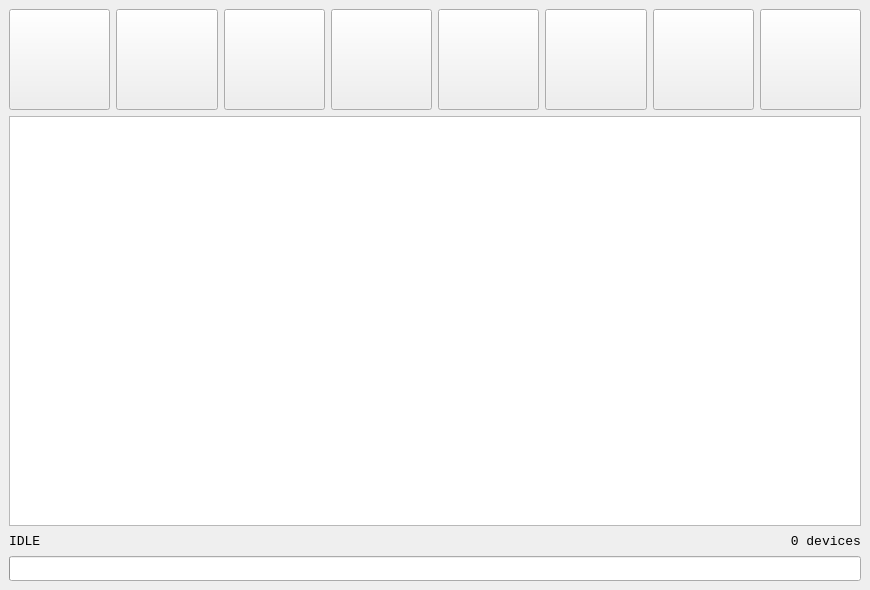
<?xml version="1.0" encoding="UTF-8"?>
<ui version="4.0">
 <class>MainWindow</class>
 <widget class="QMainWindow" name="MainWindow">
  <property name="geometry">
   <rect>
    <x>0</x>
    <y>0</y>
    <width>870</width>
    <height>590</height>
   </rect>
  </property>
  <property name="minimumSize">
   <size>
    <width>870</width>
    <height>590</height>
   </size>
  </property>
  <property name="windowTitle">
   <string>elmoCut</string>
  </property>
  <property name="toolTip">
   <string/>
  </property>
  <property name="animated">
   <bool>true</bool>
  </property>
  <property name="documentMode">
   <bool>false</bool>
  </property>
  <widget class="QWidget" name="centralwidget">
   <property name="minimumSize">
    <size>
     <width>100</width>
     <height>0</height>
    </size>
   </property>
   <layout class="QHBoxLayout" name="horizontalLayout">
    <item>
     <layout class="QGridLayout" name="gridLayout" columnstretch="0,0,0,0,0,0,0,0,0">
      <property name="sizeConstraint">
       <enum>QLayout::SetNoConstraint</enum>
      </property>
      <property name="spacing">
       <number>6</number>
      </property>
      <item row="3" column="3" colspan="2">
       <widget class="QLabel" name="lblcenter">
        <property name="font">
         <font>
          <family>Consolas</family>
          <pointsize>9</pointsize>
         </font>
        </property>
        <property name="text">
         <string/>
        </property>
        <property name="alignment">
         <set>Qt::AlignCenter</set>
        </property>
       </widget>
      </item>
      <item row="0" column="7" rowspan="2">
       <widget class="QPushButton" name="btnSettings">
        <property name="sizePolicy">
         <sizepolicy hsizetype="Minimum" vsizetype="Minimum">
          <horstretch>0</horstretch>
          <verstretch>0</verstretch>
         </sizepolicy>
        </property>
        <property name="minimumSize">
         <size>
          <width>0</width>
          <height>80</height>
         </size>
        </property>
        <property name="text">
         <string/>
        </property>
        <property name="iconSize">
         <size>
          <width>60</width>
          <height>60</height>
         </size>
        </property>
       </widget>
      </item>
      <item row="0" column="2" rowspan="2">
       <widget class="QPushButton" name="btnScanHard">
        <property name="sizePolicy">
         <sizepolicy hsizetype="Minimum" vsizetype="Minimum">
          <horstretch>0</horstretch>
          <verstretch>0</verstretch>
         </sizepolicy>
        </property>
        <property name="text">
         <string/>
        </property>
        <property name="iconSize">
         <size>
          <width>60</width>
          <height>60</height>
         </size>
        </property>
       </widget>
      </item>
      <item row="4" column="1" colspan="8">
       <widget class="QProgressBar" name="pgbar">
        <property name="minimumSize">
         <size>
          <width>0</width>
          <height>25</height>
         </size>
        </property>
        <property name="value">
         <number>0</number>
        </property>
        <property name="textVisible">
         <bool>false</bool>
        </property>
       </widget>
      </item>
      <item row="0" column="5" rowspan="2">
       <widget class="QPushButton" name="btnKillAll">
        <property name="sizePolicy">
         <sizepolicy hsizetype="Minimum" vsizetype="Minimum">
          <horstretch>0</horstretch>
          <verstretch>0</verstretch>
         </sizepolicy>
        </property>
        <property name="minimumSize">
         <size>
          <width>0</width>
          <height>92</height>
         </size>
        </property>
        <property name="font">
         <font>
          <pointsize>18</pointsize>
         </font>
        </property>
        <property name="text">
         <string/>
        </property>
        <property name="iconSize">
         <size>
          <width>60</width>
          <height>60</height>
         </size>
        </property>
       </widget>
      </item>
      <item row="3" column="5" colspan="2">
       <widget class="QLabel" name="lblDonate">
        <property name="font">
         <font>
          <pointsize>12</pointsize>
         </font>
        </property>
        <property name="cursor">
         <cursorShape>PointingHandCursor</cursorShape>
        </property>
        <property name="text">
         <string/>
        </property>
        <property name="alignment">
         <set>Qt::AlignRight|Qt::AlignTrailing|Qt::AlignVCenter</set>
        </property>
       </widget>
      </item>
      <item row="0" column="3" rowspan="2">
       <widget class="QPushButton" name="btnKill">
        <property name="sizePolicy">
         <sizepolicy hsizetype="Minimum" vsizetype="Minimum">
          <horstretch>0</horstretch>
          <verstretch>0</verstretch>
         </sizepolicy>
        </property>
        <property name="minimumSize">
         <size>
          <width>0</width>
          <height>80</height>
         </size>
        </property>
        <property name="sizeIncrement">
         <size>
          <width>0</width>
          <height>0</height>
         </size>
        </property>
        <property name="baseSize">
         <size>
          <width>0</width>
          <height>0</height>
         </size>
        </property>
        <property name="font">
         <font>
          <pointsize>18</pointsize>
          <stylestrategy>PreferDefault</stylestrategy>
          <kerning>true</kerning>
         </font>
        </property>
        <property name="text">
         <string/>
        </property>
        <property name="iconSize">
         <size>
          <width>60</width>
          <height>60</height>
         </size>
        </property>
       </widget>
      </item>
      <item row="0" column="1" rowspan="2">
       <widget class="QPushButton" name="btnScanEasy">
        <property name="sizePolicy">
         <sizepolicy hsizetype="Minimum" vsizetype="Minimum">
          <horstretch>0</horstretch>
          <verstretch>0</verstretch>
         </sizepolicy>
        </property>
        <property name="minimumSize">
         <size>
          <width>0</width>
          <height>80</height>
         </size>
        </property>
        <property name="font">
         <font>
          <pointsize>18</pointsize>
         </font>
        </property>
        <property name="text">
         <string/>
        </property>
        <property name="iconSize">
         <size>
          <width>60</width>
          <height>60</height>
         </size>
        </property>
        <property name="shortcut">
         <string>Space</string>
        </property>
       </widget>
      </item>
      <item row="3" column="1" colspan="2">
       <widget class="QLabel" name="lblleft">
        <property name="sizePolicy">
         <sizepolicy hsizetype="Minimum" vsizetype="Minimum">
          <horstretch>0</horstretch>
          <verstretch>0</verstretch>
         </sizepolicy>
        </property>
        <property name="font">
         <font>
          <family>Consolas</family>
          <pointsize>10</pointsize>
         </font>
        </property>
        <property name="text">
         <string>IDLE</string>
        </property>
       </widget>
      </item>
      <item row="0" column="4" rowspan="2">
       <widget class="QPushButton" name="btnUnkill">
        <property name="sizePolicy">
         <sizepolicy hsizetype="Preferred" vsizetype="Preferred">
          <horstretch>0</horstretch>
          <verstretch>0</verstretch>
         </sizepolicy>
        </property>
        <property name="minimumSize">
         <size>
          <width>0</width>
          <height>80</height>
         </size>
        </property>
        <property name="font">
         <font>
          <pointsize>18</pointsize>
         </font>
        </property>
        <property name="text">
         <string/>
        </property>
        <property name="iconSize">
         <size>
          <width>60</width>
          <height>60</height>
         </size>
        </property>
       </widget>
      </item>
      <item row="0" column="6" rowspan="2">
       <widget class="QPushButton" name="btnUnkillAll">
        <property name="sizePolicy">
         <sizepolicy hsizetype="Minimum" vsizetype="Minimum">
          <horstretch>0</horstretch>
          <verstretch>0</verstretch>
         </sizepolicy>
        </property>
        <property name="minimumSize">
         <size>
          <width>0</width>
          <height>80</height>
         </size>
        </property>
        <property name="font">
         <font>
          <pointsize>18</pointsize>
         </font>
        </property>
        <property name="text">
         <string/>
        </property>
        <property name="iconSize">
         <size>
          <width>60</width>
          <height>60</height>
         </size>
        </property>
       </widget>
      </item>
      <item row="3" column="7" colspan="2">
       <widget class="QLabel" name="lblright">
        <property name="sizePolicy">
         <sizepolicy hsizetype="Minimum" vsizetype="Minimum">
          <horstretch>0</horstretch>
          <verstretch>0</verstretch>
         </sizepolicy>
        </property>
        <property name="font">
         <font>
          <family>Consolas</family>
          <pointsize>10</pointsize>
         </font>
        </property>
        <property name="layoutDirection">
         <enum>Qt::LeftToRight</enum>
        </property>
        <property name="text">
         <string>0 devices</string>
        </property>
        <property name="alignment">
         <set>Qt::AlignRight|Qt::AlignTrailing|Qt::AlignVCenter</set>
        </property>
       </widget>
      </item>
      <item row="0" column="8" rowspan="2">
       <widget class="QPushButton" name="btnAbout">
        <property name="sizePolicy">
         <sizepolicy hsizetype="Minimum" vsizetype="Minimum">
          <horstretch>0</horstretch>
          <verstretch>0</verstretch>
         </sizepolicy>
        </property>
        <property name="minimumSize">
         <size>
          <width>0</width>
          <height>101</height>
         </size>
        </property>
        <property name="text">
         <string/>
        </property>
        <property name="iconSize">
         <size>
          <width>60</width>
          <height>60</height>
         </size>
        </property>
       </widget>
      </item>
      <item row="2" column="1" colspan="8">
       <widget class="QTableWidget" name="tableScan">
        <property name="enabled">
         <bool>true</bool>
        </property>
        <property name="sizePolicy">
         <sizepolicy hsizetype="Preferred" vsizetype="Expanding">
          <horstretch>0</horstretch>
          <verstretch>0</verstretch>
         </sizepolicy>
        </property>
        <property name="font">
         <font>
          <family>Consolas</family>
          <pointsize>11</pointsize>
          <weight>50</weight>
          <bold>false</bold>
         </font>
        </property>
        <property name="horizontalScrollBarPolicy">
         <enum>Qt::ScrollBarAlwaysOff</enum>
        </property>
        <property name="sizeAdjustPolicy">
         <enum>QAbstractScrollArea::AdjustToContents</enum>
        </property>
        <property name="editTriggers">
         <set>QAbstractItemView::NoEditTriggers</set>
        </property>
        <property name="tabKeyNavigation">
         <bool>false</bool>
        </property>
        <property name="selectionMode">
         <enum>QAbstractItemView::SingleSelection</enum>
        </property>
        <property name="selectionBehavior">
         <enum>QAbstractItemView::SelectRows</enum>
        </property>
        <property name="textElideMode">
         <enum>Qt::ElideNone</enum>
        </property>
        <property name="showGrid">
         <bool>false</bool>
        </property>
        <property name="gridStyle">
         <enum>Qt::NoPen</enum>
        </property>
        <property name="sortingEnabled">
         <bool>false</bool>
        </property>
        <property name="wordWrap">
         <bool>false</bool>
        </property>
        <attribute name="horizontalHeaderVisible">
         <bool>true</bool>
        </attribute>
        <attribute name="horizontalHeaderMinimumSectionSize">
         <number>170</number>
        </attribute>
        <attribute name="horizontalHeaderDefaultSectionSize">
         <number>170</number>
        </attribute>
        <attribute name="horizontalHeaderStretchLastSection">
         <bool>false</bool>
        </attribute>
        <attribute name="verticalHeaderVisible">
         <bool>true</bool>
        </attribute>
        <attribute name="verticalHeaderMinimumSectionSize">
         <number>28</number>
        </attribute>
       </widget>
      </item>
     </layout>
    </item>
   </layout>
  </widget>
 </widget>
 <resources/>
 <connections/>
</ui>
